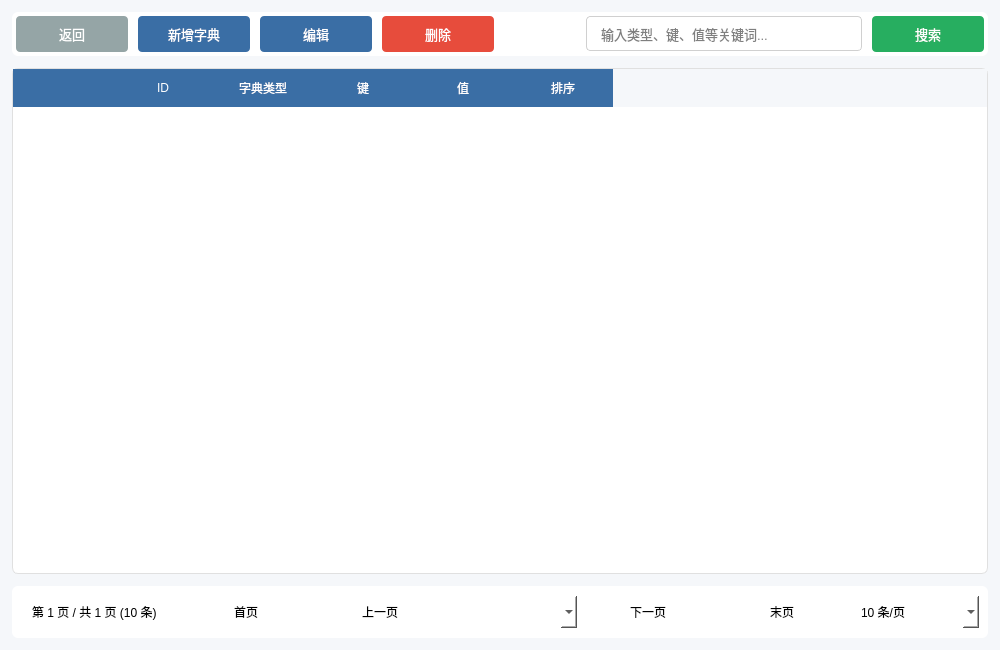
<?xml version="1.0" encoding="UTF-8"?>
<ui version="4.0">
 <class>DataDicWindow</class>
 <widget class="QWidget" name="DataDicWindow">
  <property name="geometry">
   <rect>
    <x>0</x>
    <y>0</y>
    <width>1000</width>
    <height>650</height>
   </rect>
  </property>
  <property name="windowTitle">
   <string>数据字典管理模块</string>
  </property>
  <property name="styleSheet">
   <string notr="true">
    background-color: #f5f7fa;
    font-family: &quot;Microsoft YaHei&quot;, &quot;Segoe UI&quot;, sans-serif;
   </string>
  </property>
  <layout class="QVBoxLayout" name="verticalLayout">
   <property name="spacing">
    <number>12</number>
   </property>
   <property name="leftMargin">
    <number>12</number>
   </property>
   <property name="topMargin">
    <number>12</number>
   </property>
   <property name="rightMargin">
    <number>12</number>
   </property>
   <property name="bottomMargin">
    <number>12</number>
   </property>
   <item>
    <widget class="QWidget" name="buttonContainer" native="true">
     <property name="styleSheet">
      <string notr="true">
       background-color: white;
       border-radius: 6px;
       padding: 8px;
       box-shadow: 0 1px 4px rgba(0,0,0,0.05);
      </string>
     </property>
     <layout class="QHBoxLayout" name="buttonLayout">
      <property name="spacing">
       <number>10</number>
      </property>
      <property name="leftMargin">
       <number>4</number>
      </property>
      <property name="topMargin">
       <number>4</number>
      </property>
      <property name="rightMargin">
       <number>4</number>
      </property>
      <property name="bottomMargin">
       <number>4</number>
      </property>
      <item>
       <widget class="QPushButton" name="btnBack">
        <property name="styleSheet">
         <string notr="true">
          QPushButton {
              background-color: #95a5a6;
              color: white;
              border: none;
              padding: 8px 16px;
              border-radius: 4px;
              font-size: 13px;
              min-width: 80px;
          }
          QPushButton:hover {
              background-color: #7f8c8d;
          }
         </string>
        </property>
        <property name="text">
         <string>返回</string>
        </property>
       </widget>
      </item>
      <item>
       <widget class="QPushButton" name="btnAdd">
        <property name="styleSheet">
         <string notr="true">
          QPushButton {
              background-color: #3a6ea5;
              color: white;
              border: none;
              padding: 8px 16px;
              border-radius: 4px;
              font-size: 13px;
              min-width: 80px;
          }
          QPushButton:hover {
              background-color: #4a90e2;
          }
         </string>
        </property>
        <property name="text">
         <string>新增字典</string>
        </property>
       </widget>
      </item>
      <item>
       <widget class="QPushButton" name="btnEdit">
        <property name="styleSheet">
         <string notr="true">
          QPushButton {
              background-color: #3a6ea5;
              color: white;
              border: none;
              padding: 8px 16px;
              border-radius: 4px;
              font-size: 13px;
              min-width: 80px;
          }
          QPushButton:hover {
              background-color: #4a90e2;
          }
         </string>
        </property>
        <property name="text">
         <string>编辑</string>
        </property>
       </widget>
      </item>
      <item>
       <widget class="QPushButton" name="btnDelete">
        <property name="styleSheet">
         <string notr="true">
          QPushButton {
              background-color: #e74c3c;
              color: white;
              border: none;
              padding: 8px 16px;
              border-radius: 4px;
              font-size: 13px;
              min-width: 80px;
          }
          QPushButton:hover {
              background-color: #c0392b;
          }
         </string>
        </property>
        <property name="text">
         <string>删除</string>
        </property>
       </widget>
      </item>
      <item>
       <spacer name="horizontalSpacer">
        <property name="orientation">
         <enum>Qt::Horizontal</enum>
        </property>
        <property name="sizeHint" stdset="0">
         <size>
          <width>40</width>
          <height>20</height>
         </size>
        </property>
       </spacer>
      </item>
      <item>
       <widget class="QLineEdit" name="lineSearch">
        <property name="minimumSize">
         <size>
          <width>276</width>
          <height>0</height>
         </size>
        </property>
        <property name="styleSheet">
         <string notr="true">
          QLineEdit {
              padding: 8px 12px;
              border: 1px solid #d0d0d0;
              border-radius: 4px;
              font-size: 13px;
              background-color: white;
          }
         </string>
        </property>
        <property name="placeholderText">
         <string>输入类型、键、值等关键词...</string>
        </property>
       </widget>
      </item>
      <item>
       <widget class="QPushButton" name="btnSearch">
        <property name="styleSheet">
         <string notr="true">
          QPushButton {
              background-color: #27ae60;
              color: white;
              border: none;
              padding: 8px 16px;
              border-radius: 4px;
              font-size: 13px;
              min-width: 80px;
          }
         </string>
        </property>
        <property name="text">
         <string>搜索</string>
        </property>
       </widget>
      </item>
     </layout>
    </widget>
   </item>
   <item>
    <widget class="QTableWidget" name="tableDicts">
     <property name="styleSheet">
      <string notr="true">
       QTableWidget {
           font-size: 13px;
           background-color: white;
           alternate-background-color: #f8f9fa;
           border: 1px solid #e0e0e0;
           border-radius: 6px;
       }
       QHeaderView::section {
           background-color: #3a6ea5;
           color: white;
           padding: 8px;
           border: none;
       }
      </string>
     </property>
     <property name="alternatingRowColors">
      <bool>true</bool>
     </property>
     <property name="selectionMode">
      <enum>QAbstractItemView::NoSelection</enum>
     </property>
     <property name="sortingEnabled">
      <bool>true</bool>
     </property>
     <property name="columnCount">
      <number>6</number>
     </property>
     <column>
      <property name="text">
       <string/>
      </property>
     </column>
     <column>
      <property name="text">
       <string>ID</string>
      </property>
     </column>
     <column>
      <property name="text">
       <string>字典类型</string>
      </property>
     </column>
     <column>
      <property name="text">
       <string>键</string>
      </property>
     </column>
     <column>
      <property name="text">
       <string>值</string>
      </property>
     </column>
     <column>
      <property name="text">
       <string>排序</string>
      </property>
     </column>
    </widget>
   </item>
   <item>
    <widget class="QWidget" name="paginationWidget" native="true">
     <property name="styleSheet">
      <string notr="true">
       background-color: white;
       border-radius: 6px;
       padding: 8px;
      </string>
     </property>
     <layout class="QHBoxLayout" name="horizontalLayout">
      <property name="spacing">
       <number>8</number>
      </property>
      <item>
       <widget class="QLabel" name="labelPageInfo">
        <property name="text">
         <string>第 1 页 / 共 1 页 (10 条)</string>
        </property>
       </widget>
      </item>
      <item>
       <spacer name="horizontalSpacer_2">
        <property name="orientation">
         <enum>Qt::Horizontal</enum>
        </property>
       </spacer>
      </item>
      <item>
       <widget class="QPushButton" name="btnFirst">
        <property name="text">
         <string>首页</string>
        </property>
       </widget>
      </item>
      <item>
       <widget class="QPushButton" name="btnPrev">
        <property name="text">
         <string>上一页</string>
        </property>
       </widget>
      </item>
      <item>
       <widget class="QComboBox" name="comboPage"/>
      </item>
      <item>
       <widget class="QPushButton" name="btnNext">
        <property name="text">
         <string>下一页</string>
        </property>
       </widget>
      </item>
      <item>
       <widget class="QPushButton" name="btnLast">
        <property name="text">
         <string>末页</string>
        </property>
       </widget>
      </item>
      <item>
       <widget class="QComboBox" name="comboPageSize">
        <item>
         <property name="text">
          <string>10 条/页</string>
         </property>
        </item>
        <item>
         <property name="text">
          <string>20 条/页</string>
         </property>
        </item>
        <item>
         <property name="text">
          <string>50 条/页</string>
         </property>
        </item>
       </widget>
      </item>
     </layout>
    </widget>
   </item>
  </layout>
 </widget>
 <resources/>
 <connections/>
</ui>
